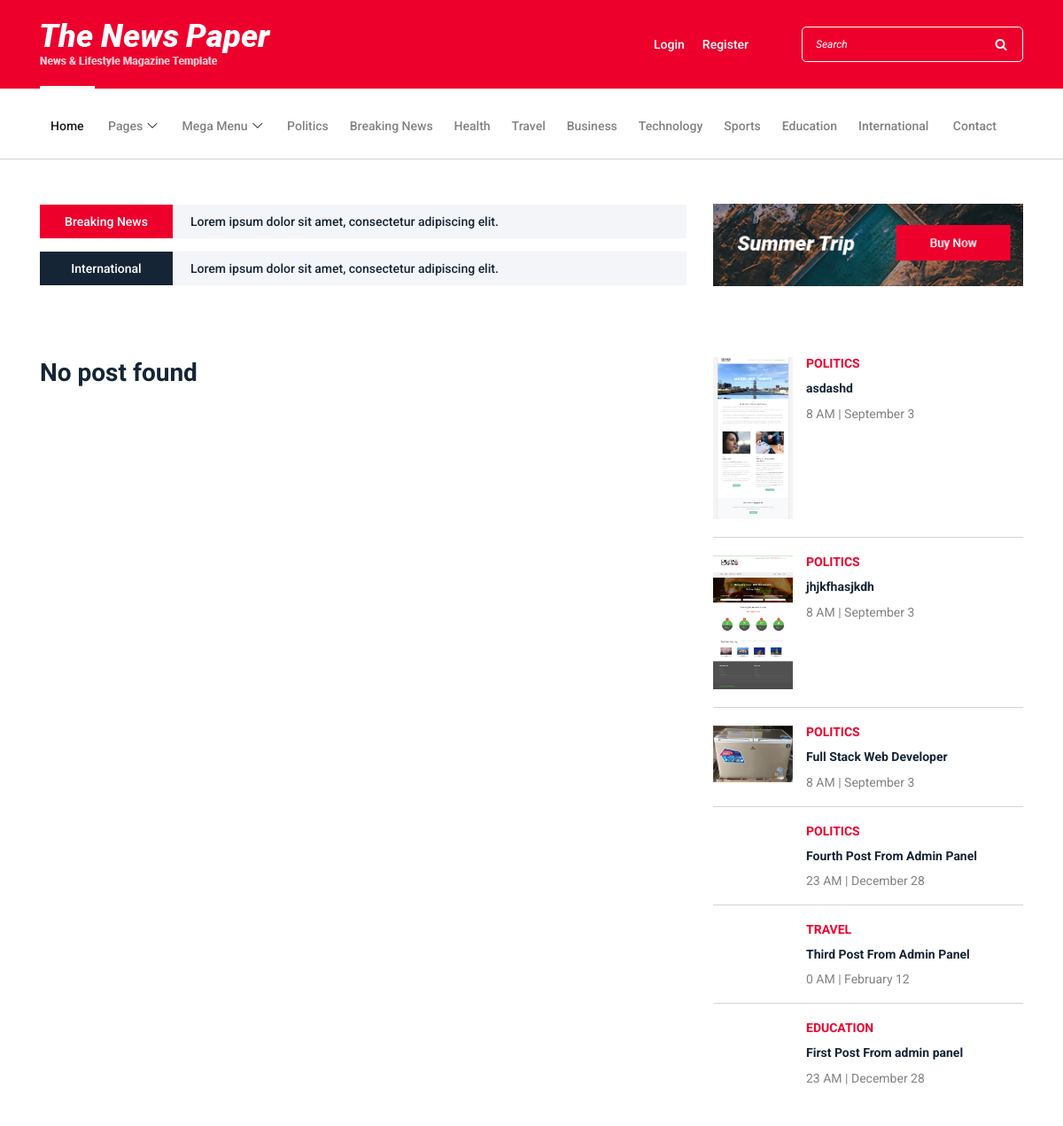
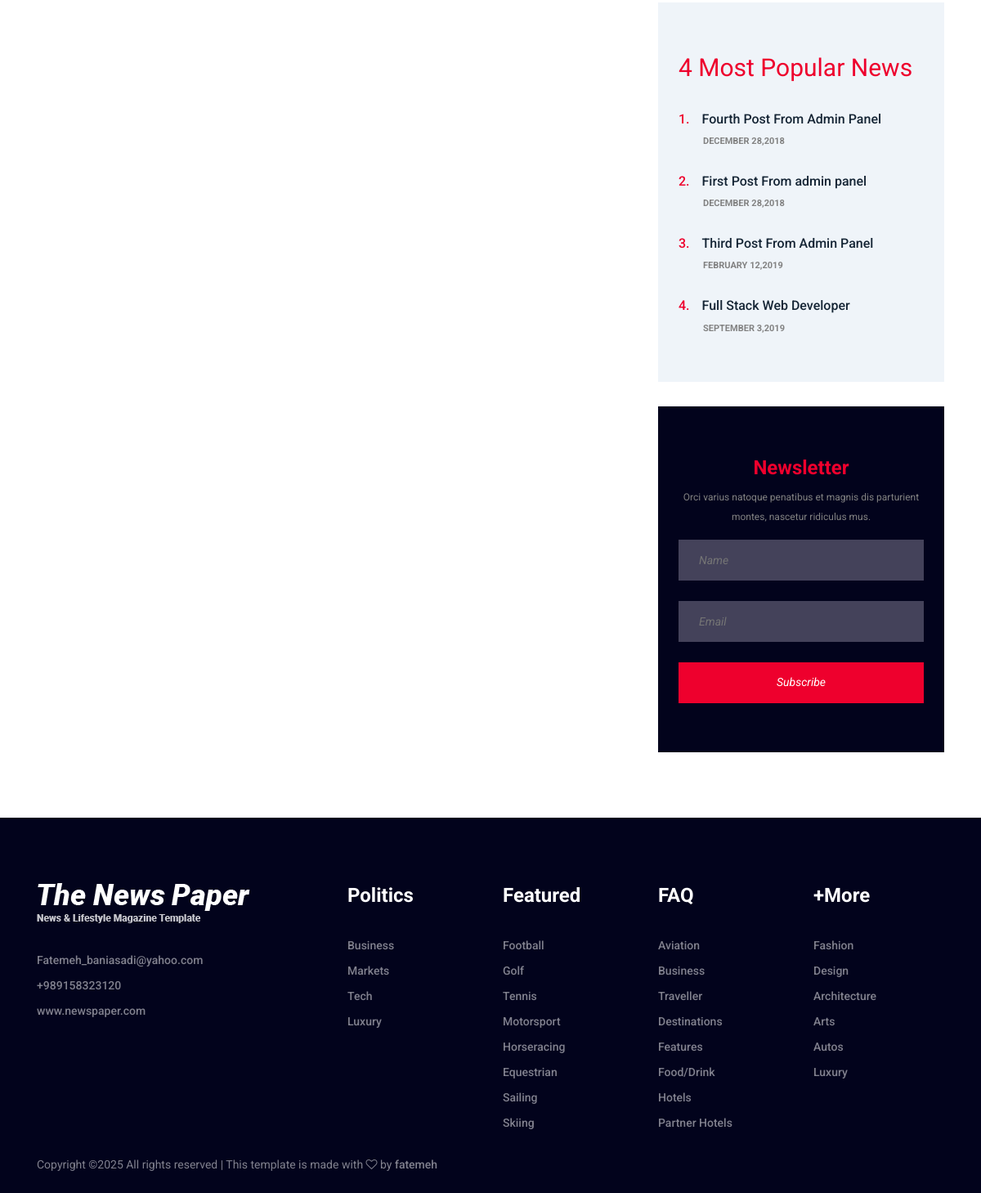
The page /catagories-post.php on the database its author committed (2 pictures, top to bottom).
### tables this page shows
CREATE TABLE `categories` (
  `id` int(11) NOT NULL,
  `category` varchar(255) NOT NULL,
  `parent_id` int(11) DEFAULT '0'
);

CREATE TABLE `posts` (
  `id` int(11) NOT NULL,
  `image` varchar(255) NOT NULL,
  `category` varchar(255) DEFAULT NULL,
  `title` varchar(255) NOT NULL,
  `author` varchar(255) NOT NULL,
  `post_data` text NOT NULL,
  `tags` varchar(255) NOT NULL,
  `author_image` varchar(255) DEFAULT 'None',
  `date` int(11) NOT NULL,
  `status` varchar(255) NOT NULL,
  `views` int(11) DEFAULT NULL
);

### inc/4-most-popular-posts.php (the view)
<div class="popular-news-widget mb-30">
    <h3>4 Most Popular News</h3>
    <?php
    $query = "SELECT * FROM posts WHERE status = 'publish' ORDER BY views DESC LIMIT 4";
    $res = mysqli_query($conn,$query);
    $count = mysqli_num_rows($res);
    $count2 = 1;
    if($count > 0){
        while($row = mysqli_fetch_array($res)){
            $id = $row['id'];
            $title = $row['title'];
            $date = getdate($row['date']);
            $day = $date['mday'];
            $month = $date['month'];
            $year = $date['year'];
            ?>
            <div class="single-popular-post">
                <a href="single-post?post_id=<?= $id;?>">
                    <h6><span><?= $count2;?>.</span> <?= $title;?></h6>
                </a>
                <p><?= $month.' '.$day.','.$year;?></p>
            </div>
            <?php
            $count2++;
        }
    }
    ?>
</div>

### inc/navbar.php (shortened to what this page needs)
<div class="newspaper-main-menu" id="stickyMenu">
    <div class="classy-nav-container breakpoint-off">
        <div class="container">
            <nav class="classy-navbar justify-content-between" id="newspaperNav">
                <div class="classy-menu">
                    <div class="classynav">
                        <ul>
                            <li class="active"><a href="index">Home</a></li>
                            <li><a href="#">Pages</a>
                            </li>
                            <li><a href="#">Mega Menu</a>
                            </li>
                            <?php
                                $query = "SELECT * FROM categories LIMIT 9";
                                $res = mysqli_query($conn,$query);
                                $count = mysqli_num_rows($res);
                                if($count > 0){
                                    while($row = mysqli_fetch_array($res)){
                                        $id = $row['id'];
                                        $category = $row['category'];
                                        echo "<li><a href='catagories-post?cat_id=".$id." '>$category</a></li>";
                                    }
                                }
                                else{
                                    echo 'Nothing is here';
                                }
                            ?>
                            <li><a href="contact">Contact</a></li>
                        </ul>
                    </div>
                </div>
            </nav>
        </div>
    </div>
</div>

### inc/sidebar.php
<?php
$query = "SELECT * FROM posts WHERE status = 'publish' ORDER BY id DESC LIMIT 6";
$res = mysqli_query($conn, $query);
$count = mysqli_num_rows($res);
if ($count > 0) {
    while ($row = mysqli_fetch_array($res)) {
        $id = $row['id'];
        $image = $row['image'];
        $title = $row['title'];
        $category = $row['category'];
        $sql2 = "SELECT * FROM categories WHERE category ='$category'";
        $res4 = mysqli_query($conn, $sql2);
        if ($res4 && mysqli_num_rows($res4) > 0) {
            $row5 = mysqli_fetch_array($res4);
            $cat_id = $row5['id'];
        } else {
            $cat_id = 'unknown';
        }
        $date = getdate($row['date']);
        $hour = $date['hours'];
        $month = $date['month'];
        $day = $date['mday'];
        ?>
        <div class="single-blog-post small-featured-post d-flex">
            <div class="post-thumb">
                <a href="single-post?post_id=<?= $id; ?>"><img src="img/bg-img/<?= $image; ?>" alt=""></a>
            </div>
            <div class="post-data">
                <a href="catagories-post?cat_id=<?= $cat_id; ?>" class="post-catagory"><?= $category; ?></a>
                <div class="post-meta">
                    <a href="single-post?post_id=<?= $id; ?>" class="post-title">
                        <h6><?= $title; ?></h6>
                    </a>
                    <p class="post-date"><span><?= $hour; ?> AM</span> | <span><?= $month . ' ' . $day; ?></span></p>
                </div>
            </div>
        </div>
        <?php
    }
}
?>

### style.css (style rules this page uses)
* { margin: 0; padding: 0; }
body { font-family: "Roboto", sans-serif; font-size: 14px; }
h1, h2, h3, h4, h5, h6 { color: #152535; line-height: 1.3; font-weight: 700; }
p { color: #828282; font-size: 14px; line-height: 2; font-weight: 400; }
a, a:hover, a:focus { -webkit-transition-duration: 500ms; transition-duration: 500ms; text-decoration: none; outline: 0 solid transparent; color: #1c1c1c; font-weight: 500; font-size: 14px; color: #828282; }
ul, ol { margin: 0; }
ul li, ol li { list-style: none; }
img { height: auto; max-width: 100%; }
.mb-30 { margin-bottom: 30px !important; }
.header-area .newspaper-main-menu { position: relative; width: 100%; z-index: 100; height: 80px; border-bottom: 1px solid #d0d5d8; }
.header-area .newspaper-main-menu .classy-nav-container { background-color: transparent; }
.header-area .newspaper-main-menu .classy-navbar { height: 80px; padding: 0; }
.header-area .newspaper-main-menu .classy-navbar .classynav ul li a { font-weight: 500; }
.header-area .newspaper-main-menu .classy-navbar .classynav > ul > li > a { text-transform: capitalize; padding: 12px 12px 11px; background-color: transparent; line-height: 1; color: #828282; font-weight: 500; }
.header-area .newspaper-main-menu .classy-navbar .classynav > ul > li.active > a { position: relative; z-index: 1; color: #1c1c1c; }
.header-area .newspaper-main-menu .classy-navbar .classynav > ul > li.active > a::before { background-color: #f7f7f7; width: 100%; height: 3px; position: absolute; top: -26px; left: 0; content: ''; z-index: 10; }
.single-blog-post { position: relative; z-index: 1; }
.single-blog-post .post-thumb a { display: block; }
.single-blog-post .post-data { padding: 30px 0; }
.single-blog-post .post-data .post-catagory { font-size: 14px; color: #ee002d; text-transform: uppercase; font-weight: 700; margin-bottom: 10px; display: block; }
.single-blog-post .post-data .post-title { display: block; }
.single-blog-post .post-data .post-title h6 { -webkit-transition-duration: 500ms; transition-duration: 500ms; line-height: 1.9; }
.single-blog-post.small-featured-post { position: relative; z-index: 1; border-bottom: 1px solid #d0d5d8; padding: 20px 0; }
.single-blog-post.small-featured-post .post-thumb { -webkit-box-flex: 0; -ms-flex: 0 0 90px; flex: 0 0 90px; max-width: 90px; width: 90px; margin-right: 15px; }
.single-blog-post.small-featured-post .post-data { padding: 0; }
.single-blog-post.small-featured-post .post-data .post-catagory { margin-bottom: 10px; line-height: 1; }
.single-blog-post.small-featured-post .post-data .post-title h6 { font-size: 14px; line-height: 1.6; margin-bottom: 10px; font-weight: 700; }
.single-blog-post.small-featured-post .post-data .post-date { margin-bottom: 0; line-height: 1; }
.single-blog-post.small-featured-post:first-child { padding-top: 0; }
.single-blog-post.small-featured-post:last-child { padding-bottom: 0; border-bottom: none; }
.popular-news-widget { position: relative; z-index: 1; background-color: #eff4f9; padding: 60px 25px; }
.popular-news-widget h3 { font-size: 30px; margin-bottom: 30px; font-weight: 400; color: #ee002d; }
.popular-news-widget .single-popular-post { position: relative; z-index: 1; margin-bottom: 30px; }
.popular-news-widget .single-popular-post h6 { -webkit-transition-duration: 500ms; transition-duration: 500ms; display: -webkit-box; display: -ms-flexbox; display: flex; line-height: 1.7; font-weight: 500; }
.popular-news-widget .single-popular-post h6 span { margin-right: 15px; color: #ee002d; }
.popular-news-widget .single-popular-post p { margin-bottom: 0; font-size: 11px; text-transform: uppercase; font-weight: 700; color: #828282; margin-left: 30px; line-height: 1; }
.popular-news-widget .single-popular-post:last-child { margin-bottom: 0; }

### rows shown on the page
categories: category "Politics"
categories: category "Breaking News"
categories: category "Health"
categories: category "Travel"
categories: category "Business"
categories: category "Technology"
categories: category "Sports"
categories: category "Education"
categories: category "International"
posts: image (picture), category "POLITICS", title "asdashd", date "8", date "September", date "3"
posts: image (picture), category "POLITICS", title "jhjkfhasjkdh", date "8", date "September", date "3"
posts: image (picture), category "POLITICS", title "Full Stack Web Developer", date "8", date "September", date "3", date "SEPTEMBER", date "2019"
posts: category "POLITICS", title "Fourth Post From Admin Panel", date "23", date "December", date "28", date "DECEMBER", date "2018"
posts: category "TRAVEL", title "Third Post From Admin Panel", date "0", date "February", date "12", date "FEBRUARY", date "2019"
posts: category "EDUCATION", title "First Post From admin panel", date "23", date "December", date "28", date "DECEMBER", date "2018"
